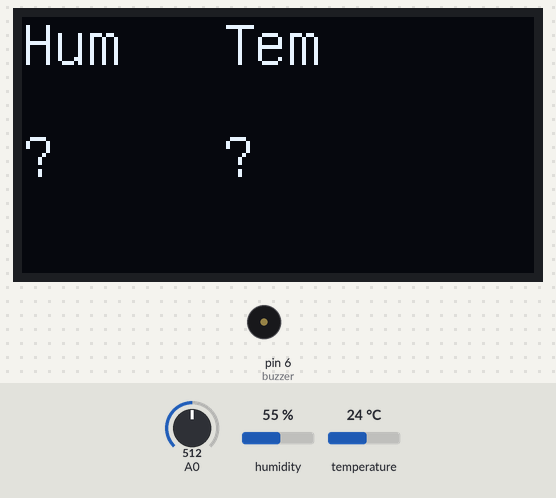
Recording of a sketch running on a simulated Arduino Uno, built with avr-gcc and run on an emulated ATmega328P. Shown: 128×64 one-colour display, buzzer (waves = sounding, pin HIGH). Inputs (shaded band) come from the test bench; at power-on: A0 = 512, humidity 55 %, temperature 24 °C.

Above: at 1.2 s.
1.3 s: A0 set to 56
3.5 s: A0 set to 46
At 3.5 s:
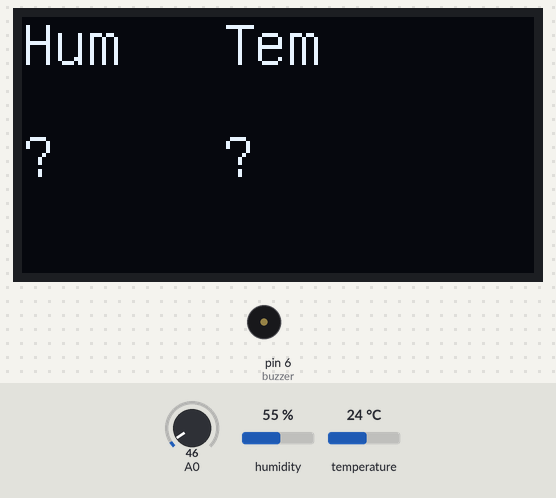
5.0 s: A0 set to 122
At 6.9 s:
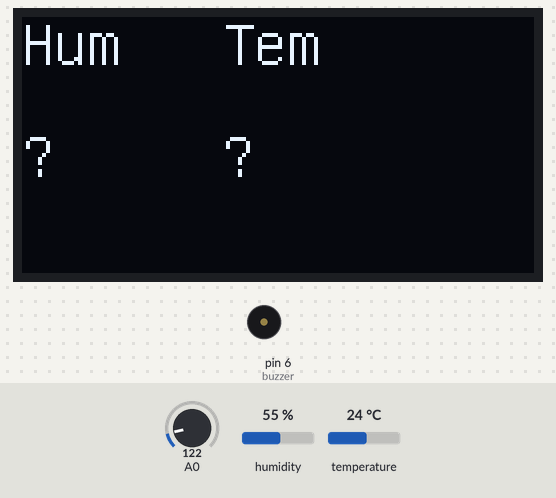
7.0 s: A0 set to 0
At 7.9 s:
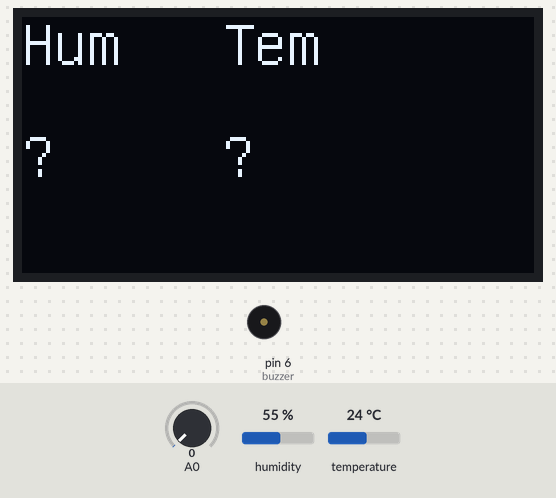
Timing chart, 0 to 9.5 s (numbered marks = the images above; inputs shaded):
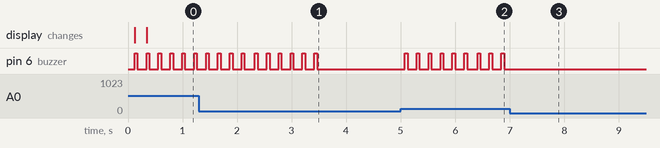

The sketch:

smoke_detect.ino
```cpp
#include"SoftwareSerial.h"
#include"U8glib.h"
#include"DHT.h"
U8GLIB_SSD1306_128X64 u8g(U8G_I2C_OPT_NONE|U8G_I2C_OPT_DEV_0);
SoftwareSerial myserial(4,5);
#define DHTPIN 12
#define DHTTYPE DHT11
DHT mydht(DHTPIN,DHTTYPE);      //dht模块
int thres = 50;     //设置阈值
int smoke_val = 0;
char hum[7] = "";
char tem[7] = "";
float hum_flt =0 ,tem_flt = 0;
int buzzer = 6; //蜂鸣器
void setup()
{
    myserial.begin(9600);
    mydht.begin();
    pinMode(buzzer,OUTPUT);
    u8g.setFont(u8g_font_unifont);
}
void loop()
{
    u8g.firstPage();
    do{
        u8g.drawStr(0,12,"Hum");
        u8g.drawStr(50,12,"Tem");
        u8g.drawStr(0,40,hum);  //湿度
        u8g.drawStr(50,40,tem);     //温度
    }
    while(u8g.nextPage());
    hum_flt = mydht.readHumidity();
    tem_flt = mydht.readTemperature();
    if(myserial.available())    //执行读取相关的设置。
    {
        char temp = myserial.read();
        if(temp == 't')
        {
            myserial.print("temperature is ");
            myserial.print(tem_flt);
        }
        else if(temp == 'h')
        {
            myserial.print("humidity is ");
            myserial.print(hum_flt);
        }
        else if(temp == 's')
        {
            while(!myserial.available());
            int value = myserial.read();
            if(value)
            {
                myserial.println("threshold has been changed as ");
                myserial.println(value);
                thres = value;
            }
        }
    }
    sprintf(hum,"%f",hum_flt);
    sprintf(tem,"%f",tem_flt);
    smoke_val = analogRead(0);
    if(smoke_val > thres)   //烟雾大于阈值,报警
    {
        digitalWrite(buzzer,HIGH);
        delay(50);
        digitalWrite(buzzer,LOW);
        delay(50);
    }
}
```

Measured:
- the behaviour switches between 51 and 50 on A0 (found by bisection; images 0 and 1)
- after the input at 3.5 s, pin 6 (buzzer): stops changing and stays LOW
- after the input at 5.0 s, pin 6 (buzzer): alternates HIGH for 0.05 s and LOW for 0.17 s, starting after 0.08 s
- after the input at 7.0 s, pin 6 (buzzer): stops changing and stays LOW
- by itself, pin 6 (buzzer): alternates HIGH for 0.05 s and LOW for 0.17 s
